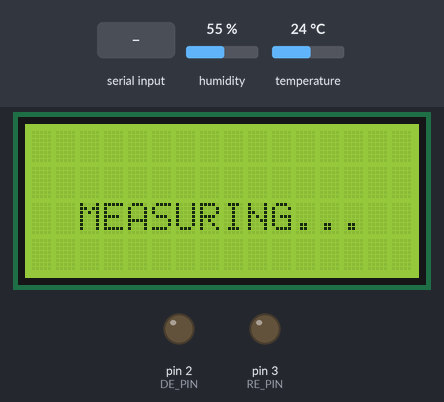
A sketch run on a simulated Arduino Uno, built with avr-gcc and run on an emulated ATmega328P. Shown: 16×4 character LCD, output pins drawn as LEDs (lit = HIGH). Dashed ring = blinking. Inputs (shaded band) come from the test bench; at power-on: humidity 55 %, temperature 24 °C. What the sketch prints to the serial monitor is not drawn.

Above: at 9.3 s.
At 23.7 s:
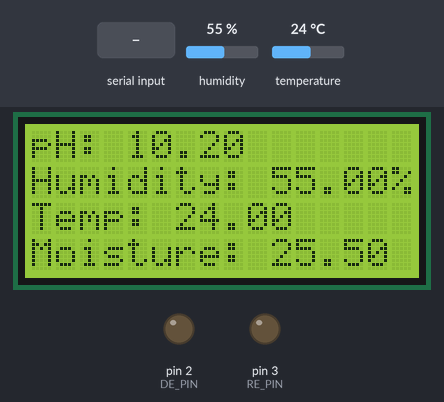
23.8 s: "1" received over the second serial link
At 32.7 s:
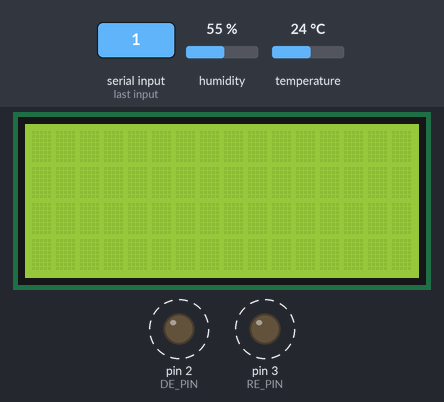
34.9 s: humidity set to 22 %
At 49.9 s:
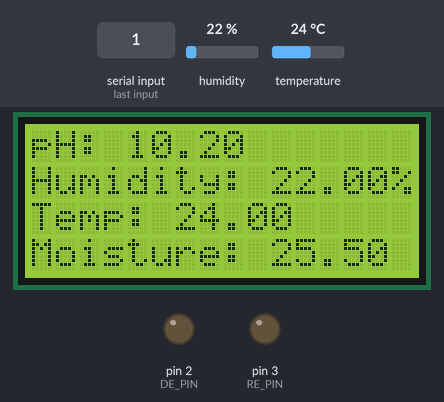
Timing chart, 0 to 51.4 s (numbered marks = the images above; inputs shaded):
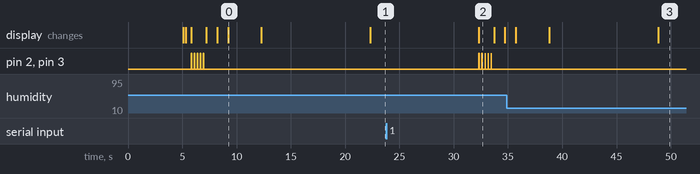

The sketch:

Soil_detection_system.ino
````cpp
#include <Wire.h>
#include <SoftwareSerial.h>
#include <DHT.h>
#include <LiquidCrystal.h>
#include <Arduino.h> // Required for random()

#define DHTTYPE DHT11
#define DHT11PIN A3
DHT dht(DHT11PIN, DHTTYPE); //Initialize DHT sensor object

#define DE_PIN 2
#define RE_PIN 3

// RS485 transceiver control pins

  // command data for each chemical```
const byte nitro[]  = {0x01,0x03, 0x00, 0x1E, 0x00, 0x01, 0xE4, 0x0C};
const byte phosp[]  = {0x01,0x03, 0x00, 0x1F, 0x00, 0x01, 0xB5, 0xCC};
const byte potas[]  = {0x01,0x03, 0x00, 0x20, 0x00, 0x01, 0x85, 0xC0};
const byte ph[]     = {0x01,0x03, 0x00, 0x06, 0x00, 0x01, 0x64, 0x0B};
const byte moist[]  = {0x01,0x03, 0x00, 0x12, 0x00, 0x01, 0x24, 0x0F};

byte nitroValue;
byte phospValue;
byte potassValue;
byte phValue;
byte moistureValue;

byte nitroBuffer[11];
byte phospBuffer[11];
byte potasBuffer[11];
byte phBuffer[11];
byte moistBuffer[11];

char* crop_1;
char* crop_2;
char* crop_3;
char* crop_4;
char* crop_5;
char* crop_6;

// SoftwareSerial object for RS485 communication
SoftwareSerial RS485Serial(11, 12); // RX, TX
LiquidCrystal lcd(4, 5, 6, 7, 8, 9);

void setup() {
  Serial.begin(9600); // Serial monitor for debugging
  RS485Serial.begin(4800); // RS485 communication

  pinMode(DE_PIN, OUTPUT);
  pinMode(RE_PIN, OUTPUT);
  digitalWrite(DE_PIN, LOW); // Set DE and RE pins to receive mode
  digitalWrite(RE_PIN, LOW);

  lcd.begin(16, 4);
  lcd.setCursor(0, 0);
  lcd.print("Soil Testing Sys");
  lcd.setCursor(7, 1);
  lcd.print("BY");
  lcd.setCursor(2, 2);
  lcd.print("Undergraduate  ");
  lcd.setCursor(2, 3);
  lcd.print("Students BEng.");
  delay(5000);

  lcd.clear();
  lcd.setCursor(2, 2);
  lcd.print("Initializing.");
  delay(250);
  lcd.setCursor(2, 2);
  lcd.print("Initializing..");
  delay(250);
  lcd.setCursor(2, 2);
  lcd.print("Initializing...");
  delay(250);

  randomSeed(analogRead(0));
}

void loop() {
   lcd.clear();

  // Send request for NPK levels
  sendRequest();


  lcd.clear();
  lcd.setCursor(2, 2);
  lcd.print("MEASURING.");
  delay(1000);
  lcd.setCursor(2, 2);
  lcd.print("MEASURING..");
  delay(1000);
  lcd.setCursor(2, 2);
  lcd.print("MEASURING...");
  delay(1000);

  Serial.print("Soil N: ");
  Serial.print(nitroValue);
  Serial.println(" mg/kg");
  Serial.print("Soil P: ");
  Serial.print(phospValue);
  Serial.println(" mg/kg");
  Serial.print("Soil K: ");
  Serial.print(potassValue);
  Serial.println(" mg/kg");
  Serial.print("PH level: ");
  Serial.print(phValue);
  Serial.println(" %");
  Serial.print("Moisture: ");
  Serial.print(moistureValue / 10.0);
  Serial.println(" %");
  Serial.println();
  delay(2000);

  int chk = dht.read(DHT11PIN);

  Serial.print("Humidity (%): ");
  Serial.println((float)dht.readHumidity(), 2);

  Serial.print("Temperature  (C): ");
  Serial.println((float)dht.readTemperature(), 2);

  displayValues(moistureValue, phValue, nitroValue, phospValue, potassValue);

 // RecomendationCrops(crop_1, crop_2, crop_3, crop_4, crop_5, crop_6);

  //label:
  //stoped();
  //goto label;

}
void stoped(){
  lcd.clear();
  lcd.begin(16, 4);
  lcd.setCursor(0, 0);
  lcd.print("Soil Testing Sys");
  lcd.setCursor(7, 1);
  lcd.print("BY");
  lcd.setCursor(2, 2);
  lcd.print("Undergraduate  ");
  lcd.setCursor(2, 3);
  lcd.print("Students BEng.");

  delay(10000);
}

void sendRequest() {

  // Send request command for each chemical
  nitroValue = getNitro();
  delay(250);
  phospValue = getPhosp();
  delay(250);
  potassValue = getPotass();
  delay(250);
  phValue     = getph();
  delay(250);
  moistureValue = getmoist();
  delay(250);

}

byte getNitro(){
  digitalWrite(DE_PIN,HIGH);
  digitalWrite(RE_PIN,HIGH);
    delay(10);
  if(RS485Serial.write(nitro,sizeof(nitro))==8){
    digitalWrite(DE_PIN,LOW);
    digitalWrite(RE_PIN,LOW);
    for(byte i=0;i<7;i++){
      nitroBuffer[i] = RS485Serial.read();
      Serial.print(nitroBuffer[i],HEX);
      Serial.print("\t");
    }
    Serial.println();
  }
  return nitroBuffer[4];
}

byte getPhosp(){
  digitalWrite(DE_PIN,HIGH);
  digitalWrite(RE_PIN,HIGH);
  delay(10);
  if(RS485Serial.write(phosp,sizeof(phosp))==8){
    digitalWrite(DE_PIN,LOW);
    digitalWrite(RE_PIN,LOW);
    for(byte i=0;i<7;i++){
      phospBuffer[i] = RS485Serial.read();
      Serial.print(phospBuffer[i],HEX);
    Serial.print("\t");
    }
    Serial.println();
  }
  return phospBuffer[6];
}

byte getPotass(){
  digitalWrite(DE_PIN,HIGH);
  digitalWrite(RE_PIN,HIGH);
  delay(10);
  if(RS485Serial.write(potas,sizeof(potas))==8){
    digitalWrite(DE_PIN,LOW);
    digitalWrite(RE_PIN,LOW);
    for(byte i=0;i<7;i++){
      potasBuffer[i] = RS485Serial.read();
      Serial.print(potasBuffer[i],HEX);
      Serial.print("\t");
    }
    Serial.println();
  }
  return potasBuffer[6];
}

byte getph(){
  digitalWrite(DE_PIN,HIGH);
  digitalWrite(RE_PIN,HIGH);
  delay(10);
  if(RS485Serial.write(ph,sizeof(ph))==8){
    digitalWrite(DE_PIN,LOW);
    digitalWrite(RE_PIN,LOW);
    for(byte i=0;i<7;i++){
      phBuffer[i] = RS485Serial.read();
      Serial.print(phBuffer[i],HEX);
    Serial.print("\t");
    }
    Serial.println();
  }
  return phBuffer[5];
}

byte getmoist(){
  digitalWrite(DE_PIN,HIGH);
  digitalWrite(RE_PIN,HIGH);
  delay(10);
  if(RS485Serial.write(moist,sizeof(moist))==8){
    digitalWrite(DE_PIN,LOW);
    digitalWrite(RE_PIN,LOW);
    for(byte i=0;i<7;i++){
      moistBuffer[i] = RS485Serial.read();
      Serial.print(moistBuffer[i],HEX);
    Serial.print("\t");
    }
    Serial.println();
  }
  return moistBuffer[5];
}

void displayValues(float moistureValue, float phValue, float nitroValue, float phospValue, float potassValue) {

  lcd.clear();
  lcd.setCursor(0, 0);
  lcd.print("SOIL PARAMETERS");

  lcd.setCursor(0, 1);
  lcd.print("Nitrogen: ");
  lcd.print(nitroValue);

  lcd.setCursor(0, 2);
  lcd.print("Phosphorus: ");
  lcd.print(phospValue);

  lcd.setCursor(0, 3);
  lcd.print("Potassium: ");
  lcd.print(potassValue);

  delay(10000);

  lcd.clear();
  lcd.setCursor(0, 0);
  lcd.print("pH: ");
  lcd.print(phValue / 25.0);

  lcd.setCursor(0, 1);
  lcd.print("Humidity: ");
  lcd.print((float)dht.readHumidity(), 2);
  lcd.print("%");

  lcd.setCursor(0, 2);
  lcd.print("Temp: ");
  lcd.print((float)dht.readTemperature(), 2);

  lcd.setCursor(0, 3);
  lcd.print("Moisture: ");
  lcd.print(moistureValue / 10.0);
  delay(10000);
}

/*void RecomendationCrops(char* crop_1, char* crop_2, char* crop_3,  char* crop_4, char* crop_5, char* crop_6) {
  int randomIndex_1 = random(0, sizeof(crops_1) / sizeof(crops_1[0]));
  int randomIndex_2 = random(0, sizeof(crops_2) / sizeof(crops_2[0]));
  int randomIndex_3 = random(0, sizeof(crops_3) / sizeof(crops_3[0]));
  int randomIndex_4 = random(0, sizeof(crops_4) / sizeof(crops_4[0]));
  int randomIndex_5 = random(0, sizeof(crops_5) / sizeof(crops_5[0]));
  int randomIndex_6 = random(0, sizeof(crops_6) / sizeof(crops_6[0]));

  crop_1 = crops_1[randomIndex_1];
  crop_2 = crops_2[randomIndex_2];
  crop_3 = crops_3[randomIndex_3];
  crop_4 = crops_4[randomIndex_4];
  crop_5 = crops_5[randomIndex_5];
  crop_6 = crops_6[randomIndex_6];

  lcd.clear();
  lcd.setCursor(0, 0);
  lcd.print("RECOMMENDED CROPS");

  lcd.setCursor(0, 1);
  lcd.print(crop_1);

  lcd.setCursor(0, 2);
  lcd.print(crop_2);

  lcd.setCursor(0, 3);
  lcd.print(crop_3);

  lcd.setCursor(9, 1);
  lcd.print(crop_4);

  lcd.setCursor(9, 2);
  lcd.print(crop_5);

  lcd.setCursor(9, 3);
  lcd.print(crop_6);

  delay(10000);} */
````

Measured:
- by itself, pin 2 (DE_PIN), pin 3 (RE_PIN): alternates HIGH for 0.03 s and LOW for 0.25 s, 10 changes in all, then stays LOW
- what the display in image 0 shows lasts 3.1 s, from 9.2 s to 12.3 s
